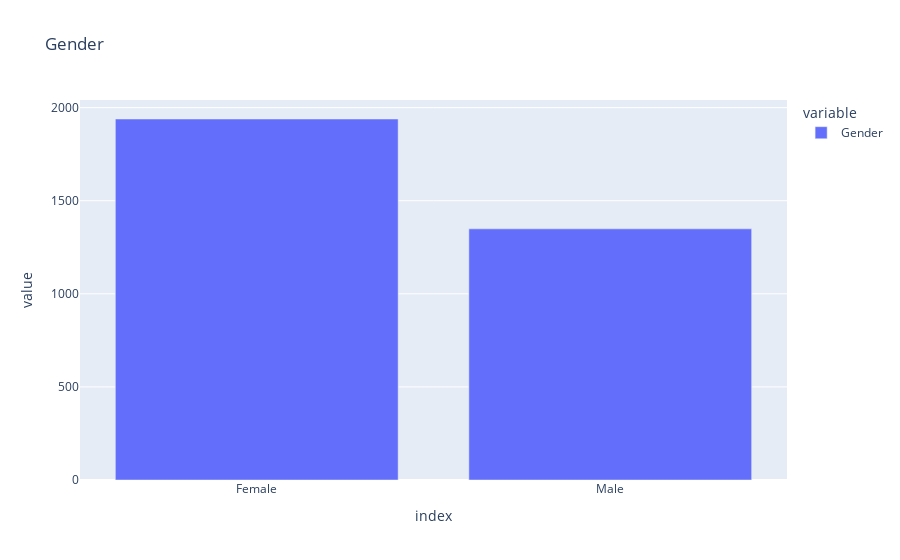

The notebook cell saved with this chart:
### Markdown cell above
## **Distribution of Northwind Employee by Gender**

### Code cell
fig = px.bar(tabel1['Gender'].value_counts().head(),
            title = 'Gender')
fig.show()

### Figure 1 — Plotly figure (JSON) as saved in the notebook; plotly's stock layout.template omitted (floating-point values rounded to 4 significant figures)
{"data": [{"alignmentgroup": "True", "hovertemplate": "variable=Gender<br>index=%{x}<br>value=%{y}<extra></extra>", "legendgroup": "Gender", "marker": {"color": "#636efa", "pattern": {"shape": ""}}, "name": "Gender", "offsetgroup": "Gender", "orientation": "v", "showlegend": true, "textposition": "auto", "type": "bar", "x": ["Female", "Male"], "xaxis": "x", "y": [1939, 1349], "yaxis": "y"}], "layout": {"barmode": "relative", "legend": {"title": {"text": "variable"}, "tracegroupgap": 0}, "title": {"text": "Gender"}, "xaxis": {"anchor": "y", "domain": [0, 1], "title": {"text": "index"}}, "yaxis": {"anchor": "x", "domain": [0, 1], "title": {"text": "value"}}}}
